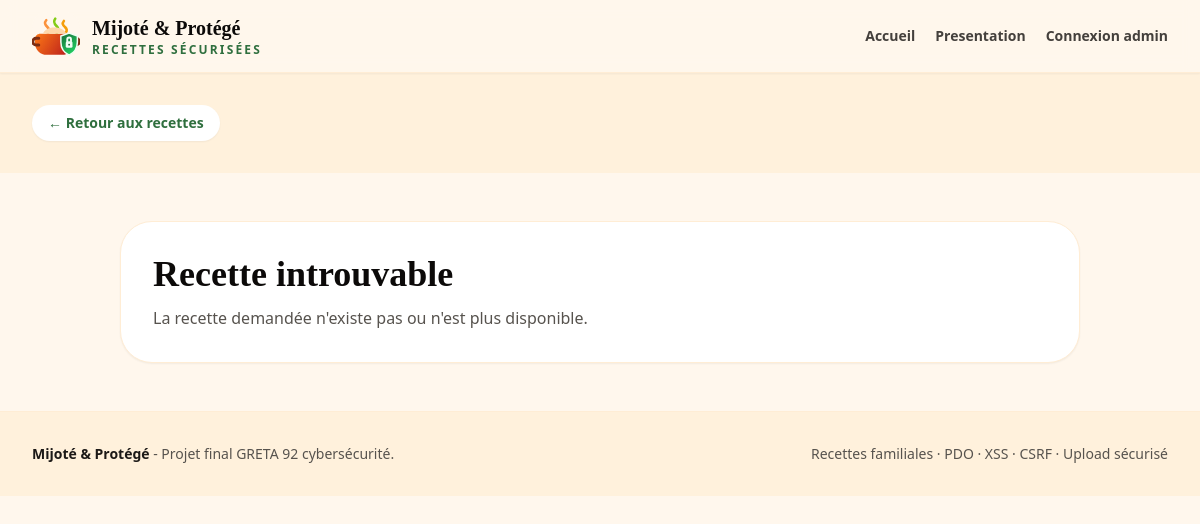
The page /recipe.php?slug=fondant-au-chocolat on the database as committed earlier.
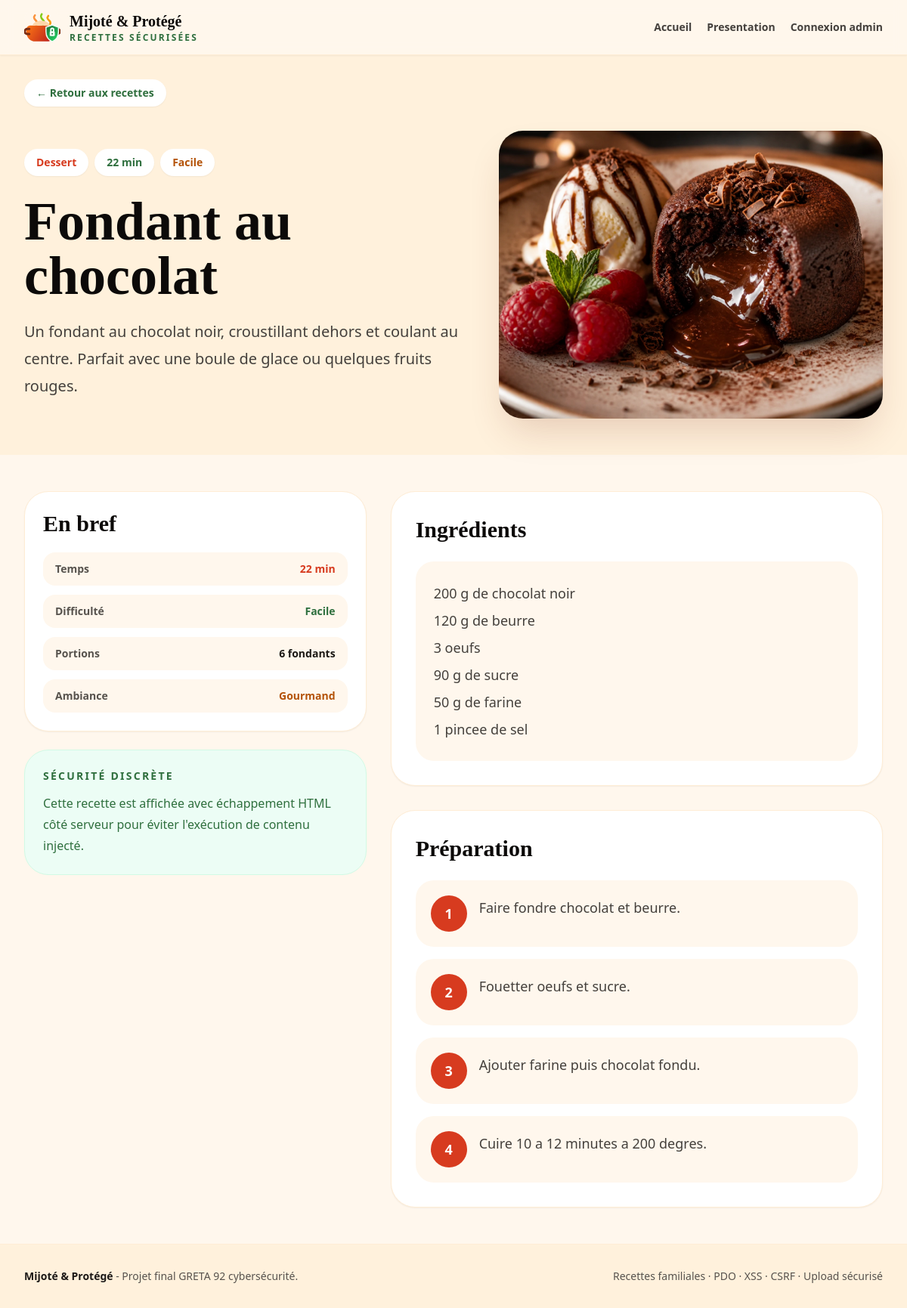
The same page on the database as committed later.
### tables this page shows
CREATE TABLE IF NOT EXISTS recipes (
  id INT AUTO_INCREMENT PRIMARY KEY,
  title VARCHAR(150) NOT NULL,
  slug VARCHAR(180) NOT NULL UNIQUE,
  short_description VARCHAR(300) NOT NULL,
  description TEXT NOT NULL,
  ingredients TEXT NOT NULL,
  preparation_steps TEXT NOT NULL,
  image_path VARCHAR(255) NULL,
  created_at DATETIME NOT NULL DEFAULT CURRENT_TIMESTAMP,
  updated_at DATETIME NOT NULL DEFAULT CURRENT_TIMESTAMP ON UPDATE CURRENT_TIMESTAMP,
  INDEX idx_recipes_slug (slug)
);

### app/config/database.php (called while the page is built, shortened)
<?php
function db(): PDO
{
    $host = env_value('DB_HOST', '127.0.0.1');
    $port = env_value('DB_PORT', '3306');
    $name = env_value('DB_NAME', 'secure_recipes_greta92');
    $user = env_value('DB_USER', 'root');
    $password = env_value('DB_PASSWORD', '');
    $dsn = "mysql:host={$host};port={$port};dbname={$name};charset=utf8mb4";
    $pdo = new PDO($dsn, (string) $user, (string) $password, [
        PDO::ATTR_ERRMODE => PDO::ERRMODE_EXCEPTION,
        PDO::ATTR_DEFAULT_FETCH_MODE => PDO::FETCH_ASSOC,
        PDO::ATTR_EMULATE_PREPARES => false,
    ]);
    return $pdo;
}

### app/repositories/RecipeRepository.php (called while the page is built, shortened)
<?php
final class RecipeRepository
{
    public function findBySlug(string $slug): ?array
    {
        $stmt = $this->pdo->prepare('SELECT * FROM recipes WHERE slug = :slug LIMIT 1');
        $stmt->execute(['slug' => $slug]);
        $recipe = $stmt->fetch();
        return $recipe ?: null;
    }
}

### public/recipe.php (the view, shortened to what the changed rows need)
<?php
require_once BASE_PATH . '/app/config/database.php';
require_once BASE_PATH . '/app/repositories/RecipeRepository.php';
$recipe = null;
$error = null;
$recipeMeta = [
    'veloute-de-potimarron-protege' => ['label' => 'Entrée', 'time' => '35 min', 'level' => 'Très facile', 'servings' => '4 bols', 'season' => 'Automne'],
    'poulet-citron-et-herbes' => ['label' => 'Plat', 'time' => '30 min', 'level' => 'Facile', 'servings' => '4 personnes', 'season' => 'Toute saison'],
    'tarte-fine-aux-pommes' => ['label' => 'Dessert', 'time' => '40 min', 'level' => 'Facile', 'servings' => '6 parts', 'season' => 'Goûter'],
    'pates-cremeuses-aux-champignons' => ['label' => 'Plat', 'time' => '25 min', 'level' => 'Facile', 'servings' => '4 assiettes', 'season' => 'Réconfort'],
    'salade-mediterraneenne' => ['label' => 'Entrée', 'time' => '15 min', 'level' => 'Très facile', 'servings' => '4 assiettes', 'season' => 'Été'],
    'saumon-au-four-et-legumes' => ['label' => 'Plat', 'time' => '35 min', 'level' => 'Facile', 'servings' => '4 personnes', 'season' => 'Équilibré'],
    'curry-de-legumes-coco' => ['label' => 'Végétarien', 'time' => '35 min', 'level' => 'Facile', 'servings' => '4 bols', 'season' => 'Parfumé'],
    'burger-maison-gourmand' => ['label' => 'Plat', 'time' => '45 min', 'level' => 'Moyen', 'servings' => '4 burgers', 'season' => 'Week-end'],
    'risotto-parmesan-et-champignons' => ['label' => 'Plat', 'time' => '35 min', 'level' => 'Moyen', 'servings' => '4 assiettes', 'season' => 'Crémeux'],
    'fondant-au-chocolat' => ['label' => 'Dessert', 'time' => '22 min', 'level' => 'Facile', 'servings' => '6 fondants', 'season' => 'Gourmand'],
];
try {
    $repo = new RecipeRepository(db());
    if (isset($_GET['id'])) {
        $recipe = $repo->find((int) $_GET['id']);
    } elseif (isset($_GET['slug'])) {
        $recipe = $repo->findBySlug((string) $_GET['slug']);
    }
} catch (Throwable $exception) {
    $error = 'Base de données indisponible.';
}
$meta = $recipe ? ($recipeMeta[$recipe['slug']] ?? ['label' => 'Recette', 'time' => '30 min', 'level' => 'Facile', 'servings' => '4 personnes', 'season' => 'Maison']) : null;
?>
<?php if ($error): ?>
    <section class="mx-auto max-w-5xl px-4 py-12 sm:px-6 lg:px-8">
        <div class="rounded-3xl border border-amber-200 bg-amber-50 p-5 text-amber-900"><?= e($error) ?></div>
    </section>
<?php elseif (!$recipe): ?>
    <section class="mx-auto max-w-5xl px-4 py-12 sm:px-6 lg:px-8">
        <div class="rounded-[2rem] border border-orange-100 bg-white p-8 shadow-sm">
            <h1 class="font-serif text-4xl font-bold text-stone-950">Recette introuvable</h1>
            <p class="mt-3 text-stone-600">La recette demandée n'existe pas ou n'est plus disponible.</p>
        </div>
    </section>
<?php else: ?>
    <article>
        <section class="bg-[#fff1dc] pb-12">
            <div class="mx-auto grid max-w-7xl gap-8 px-4 sm:px-6 lg:grid-cols-[1.08fr_.92fr] lg:items-center lg:px-8">
                <div>
                    <div class="flex flex-wrap gap-2 text-sm font-extrabold">
                        <span class="rounded-full bg-white px-4 py-2 text-tomato shadow-sm"><?= e($meta['label']) ?></span>
                        <span class="rounded-full bg-white px-4 py-2 text-herb shadow-sm"><?= e($meta['time']) ?></span>
                        <span class="rounded-full bg-white px-4 py-2 text-amber-700 shadow-sm"><?= e($meta['level']) ?></span>
                    </div>
                    <h1 class="mt-6 max-w-4xl font-serif text-5xl font-bold leading-tight text-stone-950 sm:text-7xl"><?= e($recipe['title']) ?></h1>
                    <p class="mt-5 max-w-2xl text-xl leading-9 text-stone-700"><?= e($recipe['description']) ?></p>
                </div>
                <img class="aspect-[4/3] w-full rounded-[2rem] object-cover shadow-2xl shadow-orange-900/20" src="<?= e(recipe_image_url($recipe['image_path'])) ?>" alt="">
            </div>
        </section>
        <section class="mx-auto max-w-7xl px-4 py-12 sm:px-6 lg:px-8">
            <div class="grid gap-8 lg:grid-cols-[.82fr_1.18fr]">
                <aside class="space-y-6">
                    <div class="rounded-[2rem] border border-orange-100 bg-white p-6 shadow-sm">
                        <h2 class="font-serif text-3xl font-bold text-stone-950">En bref</h2>
                        <dl class="mt-5 grid gap-3 text-sm">
                            <div class="flex items-center justify-between rounded-2xl bg-orange-50 px-4 py-3"><dt class="font-extrabold text-stone-600">Temps</dt><dd class="font-extrabold text-tomato"><?= e($meta['time']) ?></dd></div>
                            <div class="flex items-center justify-between rounded-2xl bg-orange-50 px-4 py-3"><dt class="font-extrabold text-stone-600">Difficulté</dt><dd class="font-extrabold text-herb"><?= e($meta['level']) ?></dd></div>
                            <div class="flex items-center justify-between rounded-2xl bg-orange-50 px-4 py-3"><dt class="font-extrabold text-stone-600">Portions</dt><dd class="font-extrabold text-stone-900"><?= e($meta['servings']) ?></dd></div>
                            <div class="flex items-center justify-between rounded-2xl bg-orange-50 px-4 py-3"><dt class="font-extrabold text-stone-600">Ambiance</dt><dd class="font-extrabold text-amber-700"><?= e($meta['season']) ?></dd></div>
                        </dl>
                    </div>
                    <div class="rounded-[2rem] border border-emerald-100 bg-emerald-50 p-6 text-herb">
                        <p class="text-sm font-extrabold uppercase tracking-[0.16em]">Sécurité discrète</p>
                        <p class="mt-3 leading-7">Cette recette est affichée avec échappement HTML côté serveur pour éviter l'exécution de contenu injecté.</p>
                    </div>
                </aside>
                <div class="space-y-8">
                    <section class="rounded-[2rem] border border-orange-100 bg-white p-6 shadow-sm sm:p-8">
                        <h2 class="font-serif text-3xl font-bold text-stone-950">Ingrédients</h2>
                        <div class="mt-6 whitespace-pre-line rounded-3xl bg-orange-50 p-6 text-lg leading-9 text-stone-700"><?= e($recipe['ingredients']) ?></div>
                    </section>
                    <section class="rounded-[2rem] border border-orange-100 bg-white p-6 shadow-sm sm:p-8">
                        <h2 class="font-serif text-3xl font-bold text-stone-950">Préparation</h2>
                        <div class="mt-6 space-y-4">
                            <?php foreach (preg_split('/\R+/', (string) $recipe['preparation_steps']) as $index => $step): ?>
                                <div class="grid gap-4 rounded-3xl bg-[#fff7ed] p-5 sm:grid-cols-[3rem_1fr]">
                                    <span class="grid h-12 w-12 place-items-center rounded-full bg-tomato text-lg font-extrabold text-white"><?= e($index + 1) ?></span>
                                    <p class="text-lg leading-8 text-stone-700"><?= e($step) ?></p>
                                </div>
                            <?php endforeach; ?>
                        </div>
                    </section>
                </div>
            </div>
        </section>
    </article>
<?php endif; ?>

Rows that differ between the two databases and show on the page:
added recipes: slug "Dessert", slug "22 min", slug "Facile", title "Fondant au chocolat", description "Un fondant au chocolat noir, croustillant dehors et coulant au centre. Parfait avec une boule de glace ou quelques fruits rouges.", image_path (picture), slug "6 fondants", slug "Gourmand", ingredients "200 g de chocolat noir 120 g de beurre 3 oeufs 90 g de sucre 50 g de farine 1 pincee de sel", preparation_steps "Faire fondre chocolat et beurre.", preparation_steps "Fouetter oeufs et sucre.", preparation_steps "Ajouter farine puis chocolat fondu.", preparation_steps "Cuire 10 a 12 minutes a 200 degres."
Other text that changed with them:
text no longer shown: "Recette introuvable La recette demandée n'existe pas ou n'est plus disponible."
text now shown: "En bref Temps Difficulté Portions Ambiance SÉCURITÉ DISCRÈTE Cette recette est affichée avec échappement HTML côté serveur pour éviter l'exécution de contenu injecté. Ingrédients Préparation"
new list line: "1"
new list line: "2"
new list line: "3"
new list line: "4"
